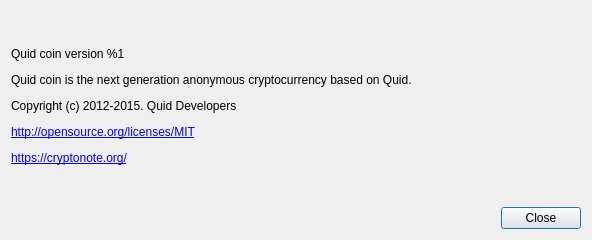
<?xml version="1.0" encoding="UTF-8"?>
<ui version="4.0">
 <class>AboutDialog</class>
 <widget class="QDialog" name="AboutDialog">
  <property name="geometry">
   <rect>
    <x>0</x>
    <y>0</y>
    <width>592</width>
    <height>240</height>
   </rect>
  </property>
  <property name="sizePolicy">
   <sizepolicy hsizetype="Fixed" vsizetype="Fixed">
    <horstretch>0</horstretch>
    <verstretch>0</verstretch>
   </sizepolicy>
  </property>
  <property name="minimumSize">
   <size>
    <width>592</width>
    <height>240</height>
   </size>
  </property>
  <property name="maximumSize">
   <size>
    <width>592</width>
    <height>240</height>
   </size>
  </property>
  <property name="windowTitle">
   <string>About %1</string>
  </property>
  <layout class="QVBoxLayout" name="verticalLayout" stretch="0,0">
   <item>
    <widget class="QLabel" name="m_aboutLabel">
     <property name="sizePolicy">
      <sizepolicy hsizetype="Preferred" vsizetype="Expanding">
       <horstretch>0</horstretch>
       <verstretch>0</verstretch>
      </sizepolicy>
     </property>
     <property name="text">
      <string>&lt;html&gt;&lt;head/&gt;&lt;body&gt;&lt;p&gt;Quid coin version %1&lt;/p&gt;&lt;p&gt;Quid coin is the next generation anonymous cryptocurrency based on Quid.&lt;/p&gt;&lt;p&gt;Copyright (c) 2012-2015. Quid Developers&lt;/p&gt;&lt;p&gt;&lt;a href=&quot;http://opensource.org/licenses/MIT&quot;&gt;&lt;span style=&quot; text-decoration: underline; color:#0000ff;&quot;&gt;http://opensource.org/licenses/MIT&lt;/span&gt;&lt;/a&gt;&lt;/p&gt;&lt;p&gt;&lt;a href=&quot;https://cryptonote.org/&quot;&gt;&lt;span style=&quot; text-decoration: underline; color:#0000ff;&quot;&gt;https://cryptonote.org/&lt;/span&gt;&lt;/a&gt;&lt;/p&gt;&lt;/body&gt;&lt;/html&gt;</string>
     </property>
     <property name="textFormat">
      <enum>Qt::RichText</enum>
     </property>
     <property name="wordWrap">
      <bool>true</bool>
     </property>
     <property name="openExternalLinks">
      <bool>true</bool>
     </property>
    </widget>
   </item>
   <item>
    <layout class="QHBoxLayout" name="horizontalLayout">
     <item>
      <spacer name="horizontalSpacer">
       <property name="orientation">
        <enum>Qt::Horizontal</enum>
       </property>
       <property name="sizeHint" stdset="0">
        <size>
         <width>40</width>
         <height>20</height>
        </size>
       </property>
      </spacer>
     </item>
     <item>
      <widget class="QPushButton" name="m_closeButton">
       <property name="text">
        <string>Close</string>
       </property>
      </widget>
     </item>
    </layout>
   </item>
  </layout>
 </widget>
 <resources/>
 <connections>
  <connection>
   <sender>m_closeButton</sender>
   <signal>clicked()</signal>
   <receiver>AboutDialog</receiver>
   <slot>accept()</slot>
   <hints>
    <hint type="sourcelabel">
     <x>538</x>
     <y>285</y>
    </hint>
    <hint type="destinationlabel">
     <x>294</x>
     <y>156</y>
    </hint>
   </hints>
  </connection>
 </connections>
</ui>
